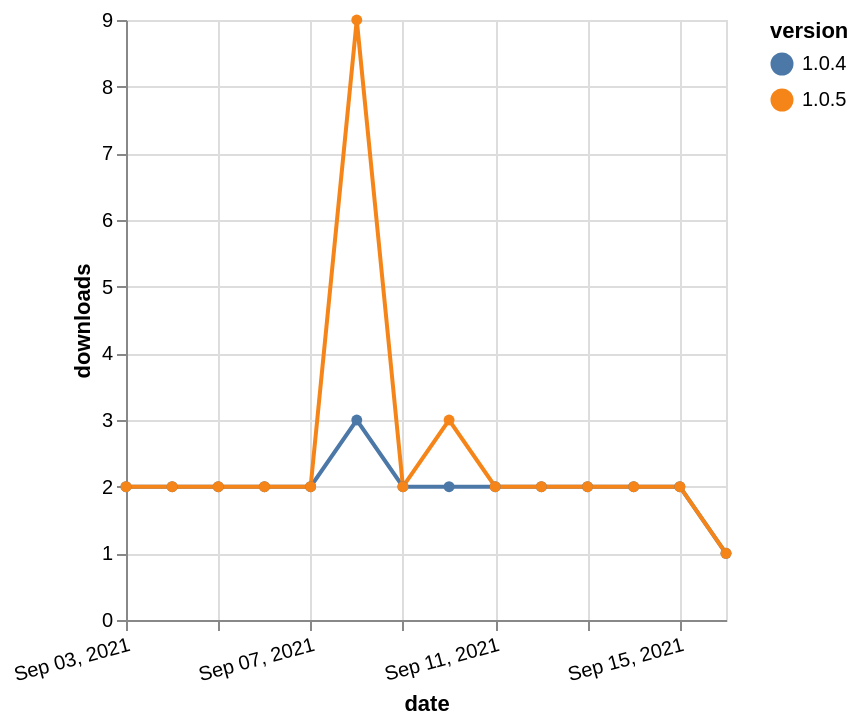

Source (Vega-Lite JSON):
### Vega-Lite specification from a JSON file in a GitHub repository (floating-point values rounded to 4 significant figures)
{"$schema": "https://vega.github.io/schema/vega-lite/v5.json", "description": "A simple bar chart with embedded data.", "data": {"values": [{"date": "2021-09-03", "total": 555, "delta": 2, "version": "1.0.4"}, {"date": "2021-09-04", "total": 557, "delta": 2, "version": "1.0.4"}, {"date": "2021-09-05", "total": 559, "delta": 2, "version": "1.0.4"}, {"date": "2021-09-06", "total": 561, "delta": 2, "version": "1.0.4"}, {"date": "2021-09-07", "total": 563, "delta": 2, "version": "1.0.4"}, {"date": "2021-09-08", "total": 566, "delta": 3, "version": "1.0.4"}, {"date": "2021-09-09", "total": 568, "delta": 2, "version": "1.0.4"}, {"date": "2021-09-10", "total": 570, "delta": 2, "version": "1.0.4"}, {"date": "2021-09-11", "total": 572, "delta": 2, "version": "1.0.4"}, {"date": "2021-09-12", "total": 574, "delta": 2, "version": "1.0.4"}, {"date": "2021-09-13", "total": 576, "delta": 2, "version": "1.0.4"}, {"date": "2021-09-14", "total": 578, "delta": 2, "version": "1.0.4"}, {"date": "2021-09-15", "total": 580, "delta": 2, "version": "1.0.4"}, {"date": "2021-09-16", "total": 581, "delta": 1, "version": "1.0.4"}, {"date": "2021-09-03", "total": 699, "delta": 2, "version": "1.0.5"}, {"date": "2021-09-04", "total": 701, "delta": 2, "version": "1.0.5"}, {"date": "2021-09-05", "total": 703, "delta": 2, "version": "1.0.5"}, {"date": "2021-09-06", "total": 705, "delta": 2, "version": "1.0.5"}, {"date": "2021-09-07", "total": 707, "delta": 2, "version": "1.0.5"}, {"date": "2021-09-08", "total": 716, "delta": 9, "version": "1.0.5"}, {"date": "2021-09-09", "total": 718, "delta": 2, "version": "1.0.5"}, {"date": "2021-09-10", "total": 721, "delta": 3, "version": "1.0.5"}, {"date": "2021-09-11", "total": 723, "delta": 2, "version": "1.0.5"}, {"date": "2021-09-12", "total": 725, "delta": 2, "version": "1.0.5"}, {"date": "2021-09-13", "total": 727, "delta": 2, "version": "1.0.5"}, {"date": "2021-09-14", "total": 729, "delta": 2, "version": "1.0.5"}, {"date": "2021-09-15", "total": 731, "delta": 2, "version": "1.0.5"}, {"date": "2021-09-16", "total": 732, "delta": 1, "version": "1.0.5"}]}, "width": "container", "mark": {"type": "line", "point": {"filled": true}}, "encoding": {"x": {"field": "date", "type": "temporal", "timeUnit": "yearmonthdate", "title": "date", "axis": {"labelAngle": -15}}, "y": {"field": "delta", "type": "quantitative", "title": "downloads"}, "color": {"field": "version", "type": "nominal"}, "tooltip": {"field": "delta"}}}
